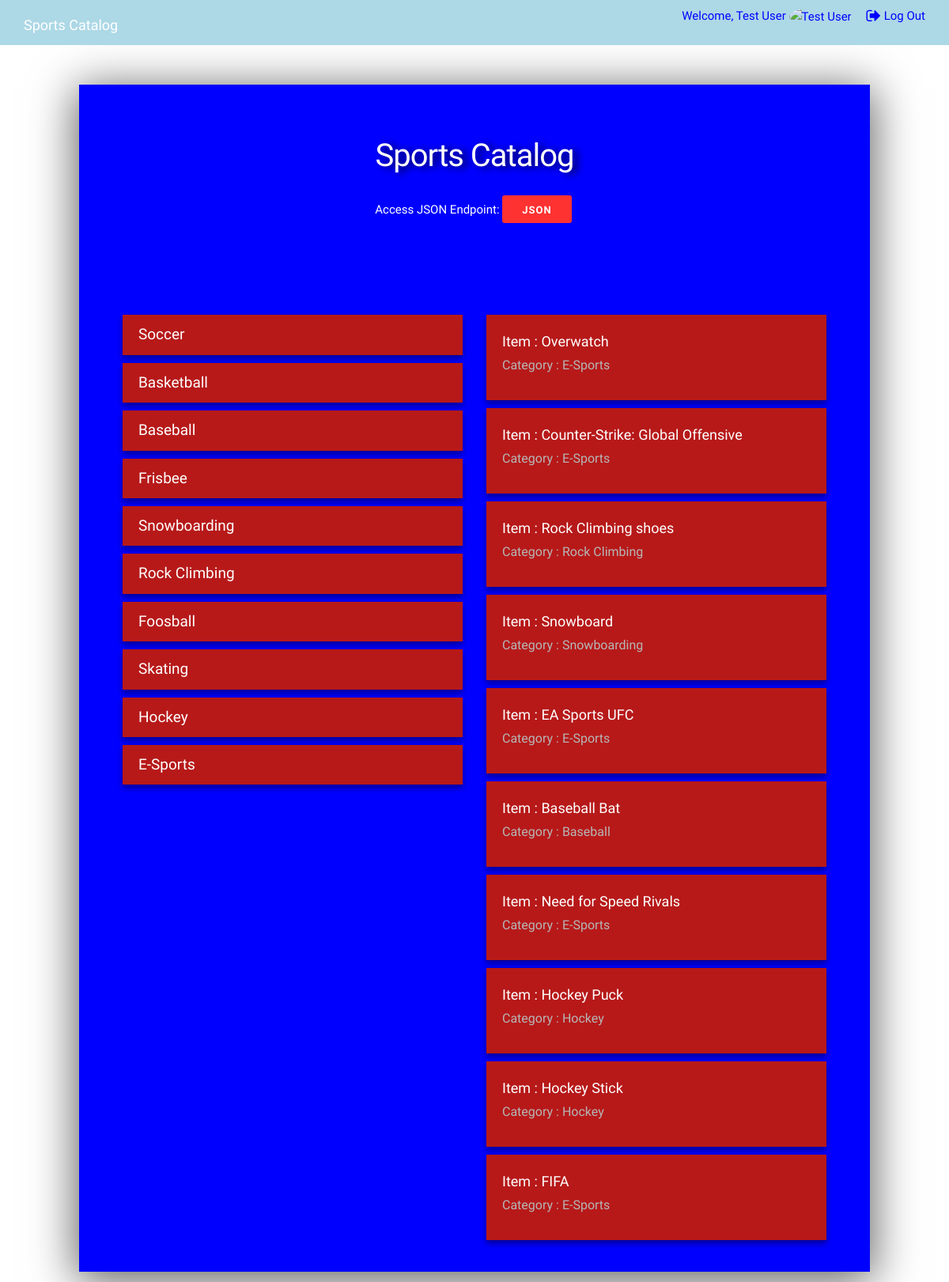
The app's page /catalog (signed in) with its own data.
### database_setup.py (models this page shows, shortened)
class Category(Base):
    __tablename__ = 'category'
    id = Column(Integer, primary_key=True)
    name = Column(String(80), nullable=False)

class Item(Base):
    __tablename__ = 'item'
    id = Column(Integer, primary_key=True)
    name = Column(String(80), nullable=False)
    description = Column(String(250))
    picture = Column(String(250))
    created_at = Column(TIMESTAMP, nullable=False)
    updated_at = Column(TIMESTAMP)
    category_id = Column(Integer, ForeignKey('category.id'), nullable=False)
    category = relationship(Category)
    user_id = Column(Integer, ForeignKey('user.id'), nullable=False)
    user = relationship(User)

### catalog.py (the view)
@app.route('/')
@app.route('/catalog')
def index():
    categories = db_session.query(Category).all()
    latest = db_session.query(Item).order_by(
        Item.created_at.desc()).limit(10).all()
    return render_template('default.html',
                           categories=categories, latest=latest)

### templates/default.html
{% extends "index.html" %}
{% block content %}
<div class="row">
    <div class="display">
        <div class="col-md-6">
            <h3 class="text-center">Categories</h3>
            <ul> {% for c in categories %}
                <li class="list"><a href="{{ url_for('displayCategory', category_id=c.id) }}" id="full-pad">{{ c.name }}</a></li> {% endfor %} </ul>
        </div>
        <div class="col-md-6">
            <h3 class="text-center">Latest Items Added</h3>
            <ul>
                {% for l in latest %}
                <li class="list"> <a href="{{ url_for('displayItem', category_id=l.category.id, item_id=l.id) }}" id="latest">Item : {{ l.name }} <br> <span class="category text-muted">Category : {{ l.category.name }}</span></a>
                    <br> </li>
                {% endfor %}
            </ul>
        </div>
    </div>
</div>
{% endblock %}

### templates/index.html (shortened to what this page needs)
<!DOCTYPE html>
<html lang="en">
<head>
    <link rel="stylesheet" href="https://maxcdn.bootstrapcdn.com/bootstrap/3.3.7/css/bootstrap.min.css">
    <link rel="stylesheet" href="https://cdnjs.cloudflare.com/ajax/libs/font-awesome/4.7.0/css/font-awesome.css">
    <link rel="stylesheet" href="https://cdnjs.cloudflare.com/ajax/libs/normalize/6.0.0/normalize.css" />
    <link rel="stylesheet" href="{{ url_for('static', filename='css/styles.css') }}">
</head>
<body>
<nav class="navbar navbar-default">
    <div class="container-fluid">
        <div class="navbar-header">
            <a class="navbar-brand navbar-left" href="/">Sports Catalog</a> </div>
        <div class="collapse navbar-collapse" id="bs-example-navbar-collapse-1">
            <ul class="nav navbar-nav navbar-right">
                {% if 'username' not in session %}
                <li><a href="#" data-toggle="modal" data-target="#myModal"><i class="fa fa-sign-in fa-lg" aria-hidden="true"></i> Log In</a></li>
                <div class="modal fade" id="myModal" tabindex="-1" role="dialog">
                    <div class="modal-dialog" role="document">
                        <div class="modal-content">
                            <div class="modal-header">
                                <button type="button" class="close" data-dismiss="modal" aria-label="Close"><span aria-hidden="true">&times;</span></button>
                                <h4 class="modal-title"><i class="fa fa-user fa-lg" aria-hidden="true"></i> Sign in</h4> </div>
                            <div class="modal-body">
                                <ul>
                                    <li>
                                        <a class="btn btn-lg btn-block btn-social btn-google" href="{{ url_for('googleLogin') }}"> <span class="fa fa-google fa-lg"></span> Sign in with Google </a>
                                    </li>
                                    <li>
                                        <a class="btn btn-lg btn-block btn-social btn-facebook" href="{{ url_for('fbLogin') }}"> <span class="fa fa-facebook fa-lg"></span> Sign in with Facebook </a>
                                    </li>
                                </ul>
                            </div>
                            <div class="modal-footer">
                                <button type="button" class="btn btn-default" data-dismiss="modal">Close</button>
                            </div>
                        </div>
                    </div>
                </div>
                {% else %}
                <li class="text-center"><span>Welcome, {{ session['username'] }}</span> <img class="photo img-circle" src="{{ session['picture'] }}" alt="{{ session['username'] }}"> <a style="display: inline" href="/logout"><i class="fa fa-sign-out fa-lg" aria-hidden="true"></i> Log Out</a></li>
                {% endif %}
            </ul>
        </div>
    </div>
</nav>
<div class="container">
    <div class="section">
        <div class="head">
            <h1>
                <a href="/">Sports Catalog</a>
            </h1>
            <div class="json">
                <div class="text-center"> Access JSON Endpoint: <button><a href="{{ url_for('indexJSON') }}">JSON</a></button></div>
            </div>
        </div>
    </div>
    {% block content %}
    {% endblock %}
</div>
</body>
</html>

### static/css/styles.css (style rules this page uses)
html { font-size: 62.5%; }
body { font-size: 1.5em; line-height: 1.6; font-weight: 400; font-family: 'Droid Sans', sans-serif; color: blue; }
ul { list-style: none; }
ol, ul { padding-left: 0; margin-top: 25px; }
ul li a { text-decoration: none; display: block; width: 100%; height: 100%; }
button, button { display: inline-block; padding: 0 25px; font-size: 13px; font-weight: 600; line-height: 38px; letter-spacing: .1rem; text-transform: uppercase; white-space: nowrap; border-radius: 4px; cursor: pointer; box-sizing: border-box; }
.list { margin-bottom: 10px; font-size: 19px; background-color: #b71919; box-shadow: 0 4px 8px rgba(0, 0, 0, 0.25), 0 4px 7px rgba(0, 0, 0, 0.22); -webkit-transition: all 150ms ease-in; -webkit-transform: scale(1); -ms-transition: all 150ms ease-in; -ms-transform: scale(1); -moz-transition: all 150ms ease-in; -moz-transform: scale(1); transition: all 150ms ease-in; transform: scale(1); }
.text-muted { color: #b7b7b7; }
#full-pad { padding: 10px 20px 10px 20px; }
#latest { padding: 20px 20px 0 20px; font-size: 18px; }
ul, ol, form { margin-bottom: 2.5rem; }
a:link, a:active, a:visited { color: #FFFFFF; text-decoration: none; }
a.button, .button, button, input[type="button"] { color: white; border: none; border-radius: 3px; height: 35px; margin-right: .3rem; background: #ff3232; }
.photo { width: 50px; vertical-align: middle; }
.section { color: white; box-sizing: border-box; background-size: cover; height: 180px; text-align: center; }
.head { color: white; padding-top: 3em; }
.head h1 { font-size: 4rem; line-height: 4rem; text-shadow: 6px 2px 10px rgba(0, 0, 0, 0.76); margin-top: 1rem; margin-bottom: 1.4rem; letter-spacing: -.1rem; }
#latest .category { font-weight: 500; font-size: 16px; }
.text-center button { margin-bottom: 20px; }
.json { margin-top: 30px; margin-bottom: 10px; padding: 0 20px 10px 20px; }
.display { margin: 25px; }
.navbar-default { background-color: #ADD8E6; border: none; border-radius: 0; }
.navbar-default .navbar-nav>li>a { color: blue; }
.navbar-brand { color: white!important; }
.nav { color: blue; }
.container { margin-top: 50px; background-color: blue; }
@media (min-width: 500px) { .container { width: 500px; } }
@media (min-width: 768px) { .container { width: 700px; padding: 15px 30px 15px 30px; -webkit-box-shadow: 0px 8px 53px 4px rgba(0, 0, 0, 0.62); -moz-box-shadow: 0px 8px 53px 4px rgba(0, 0, 0, 0.62); box-shadow: 0px 8px 53px 4px rgba(0, 0, 0, 0.62); margin-bottom: 50px; } }
@media (min-width: 768px) { .navbar-brand { margin-left: 0!important; margin-top: 7px; } }
@media (min-width: 768px) { .navbar-right { margin: 7.5px -15px; } }
@media (min-width: 768px) { .head h1 { sport font-size: 5rem; } }
@media (min-width: 992px) { .container { width: 1000px; } }

### records on screen
Category: name "Soccer"
Category: name "Basketball"
Category: name "Baseball"
Category: name "Frisbee"
Category: name "Snowboarding"
Category: name "Rock Climbing"
Category: name "Foosball"
Category: name "Skating"
Category: name "Hockey"
Category: name "E-Sports"
Item: name "Overwatch", category.name "E-Sports"
Item: name "Counter-Strike: Global Offensive", category.name "E-Sports"
Item: name "Rock Climbing shoes", category.name "Rock Climbing"
Item: name "Snowboard", category.name "Snowboarding"
Item: name "EA Sports UFC", category.name "E-Sports"
Item: name "Baseball Bat", category.name "Baseball"
Item: name "Need for Speed Rivals", category.name "E-Sports"
Item: name "Hockey Puck", category.name "Hockey"
Item: name "Hockey Stick", category.name "Hockey"
Item: name "FIFA", category.name "E-Sports"

### other values on screen
{{ session['username'] }} "Test User"
